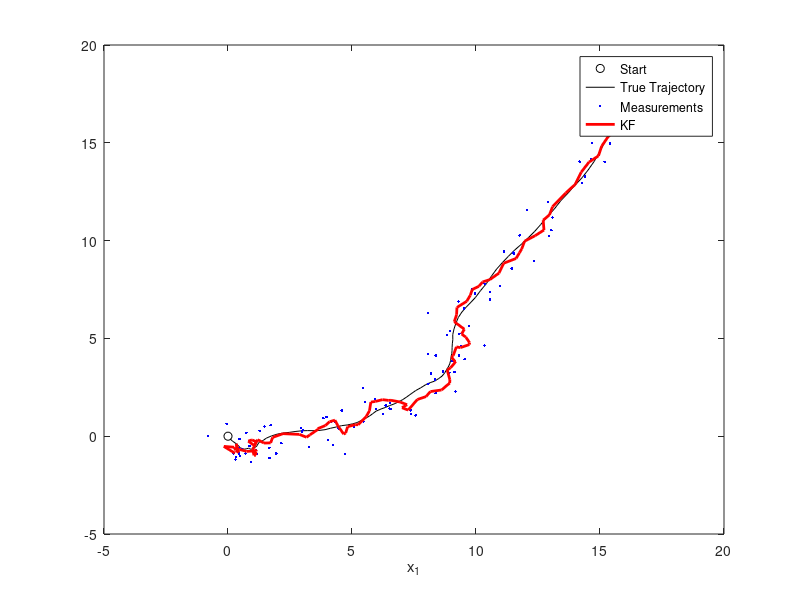

Write MATLAB code to recreate this figure. (Note: this script raises an error after producing the figure.)
%CAR_DEMO Examples 4.3 and 8.2

%%
% Set the parameters
%
q=1;
dt=0.1;
s=0.5;
m0=[0;0;1;-1];
P0=eye(4);
A=kron([1,dt;0,1],eye(2));
Q=q*kron([dt^3/3,dt^2/2;dt^2/2,dt],eye(2));
H=kron([1,0],eye(2));
R=s^2*eye(2);
X0=m0;           % true initial state

%%
% Generate some simulated data
%
nx=size(A,1); ny=size(H,1);
nk=100;
X=zeros(nx,nk);
Y=zeros(ny,nk);
x=X0;
rng(33,'v5normal')   % use the legacy generator, to replicate Figures 4.5
for k=1:nk
    x=mvnrnd(A*x,Q)';
    y=mvnrnd(H*x,R)';
    X(:,k)=x;
    Y(:,k)=y;
end

%%
% Kalman filter
%
kf_m=zeros(nx,nk); 
m=m0; P=P0;
for k=1:nk
    % prediction step
    m = A*m;
    P = A*P*A'+Q;
    
    % update step
    v = Y(:,k)-H*m;
    S = H*P*H'+R;
    K = P*H'/S;     % /S is  same as *inv(S) but faster and more accurate
    m = m+K*v;
    P = P-K*S*K';

    kf_m(:,k)=m;
 end


%%
% Output

rmse_raw=sqrt(mean(sum((Y-X(1:2,:)).^2,1)))
rmse_kf=sqrt(mean(sum((kf_m(1:2,:)-X(1:2,:)).^2,1)))

figure(1), clf
plot(m0(1),m0(2),'ko',X(1,:),X(2,:),'k-',Y(1,:),Y(2,:),'b.',...
    kf_m(1,:),kf_m(2,:),'r-','linewidth',2,'markersize',12);
legend('Start','True Trajectory','Measurements','KF');
xlabel('x_1'); ylabel('x_2','rot',0); axis equal
